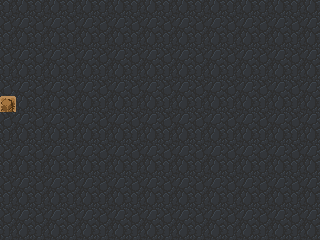

Rendered tile map (Tiled .tmx) drawn with the repository's tilesets; below, a short description and the map source with its tile grids summarised:
An orthogonal 20x15 tile map with 16x16 px tiles, 2 tile layers (Background, Blocks).

<map version="1.2" tiledversion="1.2.1" orientation="orthogonal" renderorder="right-down" width="20" height="15" tilewidth="16" tileheight="16" infinite="0" nextlayerid="3" nextobjectid="1">
 <tileset firstgid="1" name="tileset" tilewidth="16" tileheight="16" tilecount="54" columns="27">
  <image source="../tileset.png" width="432" height="32" />
 </tileset>
 <layer id="1" name="Background" width="20" height="15">
  <data>[300 cells, 300 non-empty, 4 distinct tile ids]</data>
 </layer>
 <layer id="2" name="Blocks" width="20" height="15">
  <data>[300 cells, 1 non-empty, 1 distinct tile ids]</data>
 </layer>
</map>
